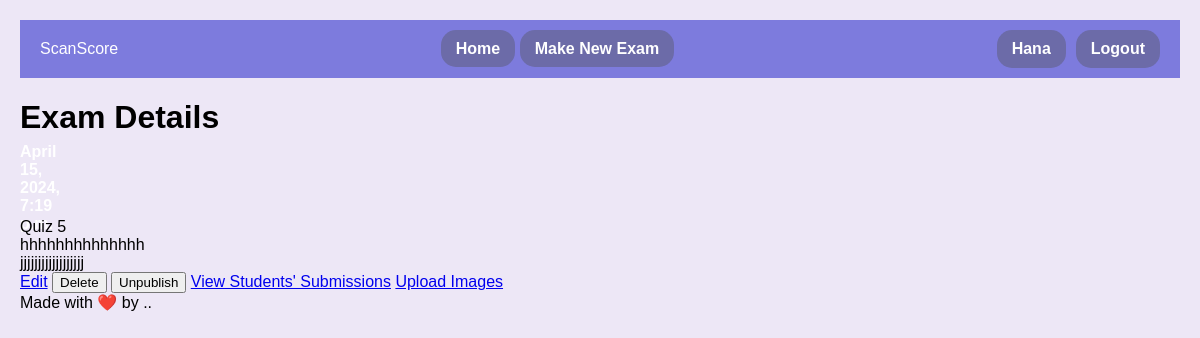
Page /exam/5/ (signed in) on the earlier database version.
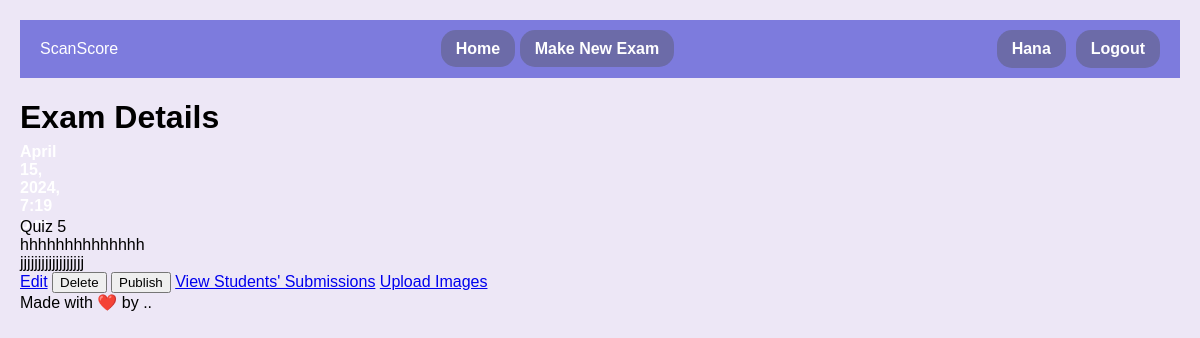
Same page on the later database version.
### myapp/views.py (the view)
# urls.py: path('exam/<int:exam_id>/', views.view_exam, name='view_exam'),
def view_exam(request, exam_id):
    exam = Exam.objects.get(pk=exam_id)
    if not (request.user == exam.teacher or hasattr(request.user, 'teacher')):
        return HttpResponseForbidden("You are not authorized to view this exam.")
    return render(request, 'myapp/teacher/view_exam.html', {'exam': exam})

### templates/myapp/teacher/view_exam.html (shortened to what this page needs)
{% extends "myapp/teacher/teacher-base.html" %}
{% block content %}
<div class="container">
    <h1>Exam Details</h1>
    <div class="exam-date">
        {{ exam.time_created }}
    </div>
    <div class="exam-name">
        {{ exam.name }}
    </div>
    <div class="exam-question">
        {{ exam.question }}
    </div>
    <div class="exam-model-answer">
        {{ exam.model_answer }}
    </div>
    <div class="exam-buttons">
        <a href="{% url 'edit_exam' exam.id %}" class="btn btn-primary">Edit</a>
        <form action="{% url 'delete_exam' exam.id %}" method="post" style="display: inline-block;">
            <button type="submit" class="btn btn-danger" onclick="return confirm('Are you sure you want to delete this exam?');">Delete</button>
        </form>
        {% if not exam.is_active %}
        <form action="{% url 'publish_exam' exam.id %}" method="post" style="display: inline-block;">
            <button type="submit" class="btn btn-success" onclick="return confirm('Are you sure you want to make the exam available for students?');">Publish</button>
        </form>
        <a href="{% url 'view_submissions' exam.id %}" class="btn btn-primary">View Students' Submissions</a>
        {% endif %}
        {% if exam.is_active %}
        <form action="{% url 'unpublish_exam' exam.id %}" method="post" style="display: inline-block;">
            <button type="submit" class="btn btn-warning" onclick="return confirm('Are you sure you want to make the exam unavailable for students?');">Unpublish</button>
        </form>
        <a href="{% url 'view_submissions' exam.id %}" class="btn btn-primary">View Students' Submissions</a>
        {% endif %}
        <a href="{% url 'upload_images' exam.id %}" class="btn btn-primary">Upload Images</a>
    </div>
</div>
{% endblock %}

Differences in the rows shown:
changed Exam "Quiz 5": is_active True → False (drawn)
Other differences:
text no longer shown: "Unpublish"
text now shown: "Publish"
